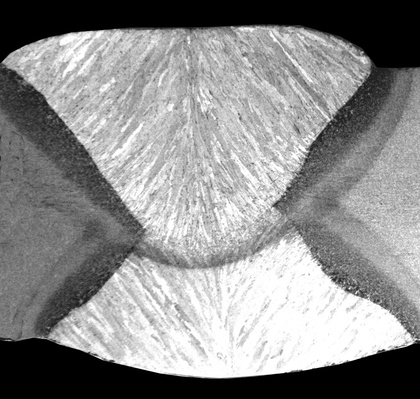
%> input picture 数字图像处理/exam/10-258Z1.jpg, 420 x 399 px, shrunk from 932 x 886 before the run
$ octave untitled.m   (GNU Octave 9; MATLAB toolbox functions it lacks are replaced by stand-ins)
%> lines starting %> are read from the running program, lines starting %| are printed output that depends on the picture
clear
close all;
ps=imread('10-258Z1.jpg');
%> ps is the input picture: size 399x420x3 uint8; min 0, max 255, mean 140.3
subplot(121),imshow(ps)
background=imopen(ps,strel('disk',4));
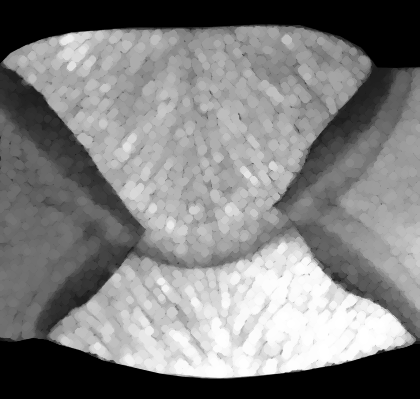
%> background: size 399x420x3 uint8; min 0, max 255, mean 126.6
% imshow(background);
subplot(122),surf(double(background(1:4:end,1:4:end))),zlim([0 256]);
set(gca,'Ydir','reverse');
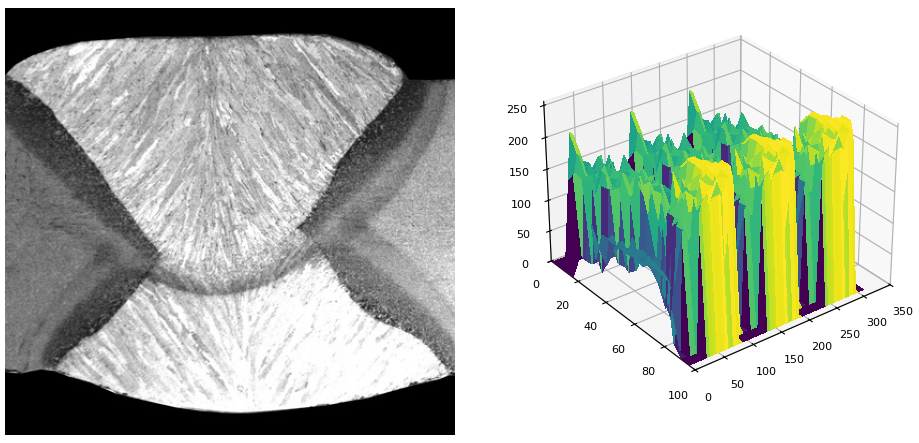
%> figure redrawn from the program's plot data, 2 panels
% ps2=imsubtract(ps,background);
% figure,imshow(ps2)
% axis([0 280 60 260])
% plot(ps(1:280,110));

clc,clear,close all
%> (the run ends here)

$ run again, with 数字图像处理/exam/10-258Z2.jpg copied over 数字图像处理/exam/10-258Z1.jpg
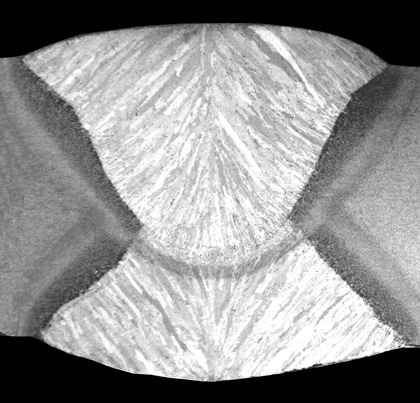
%> input picture 数字图像处理/exam/10-258Z2.jpg, 420 x 403 px, shrunk from 984 x 945 before the run
%> ps is the input picture: size 403x420x3 uint8; min 0, max 255, mean 147.3
%> `background=imopen(ps,strel('disk',4));`:
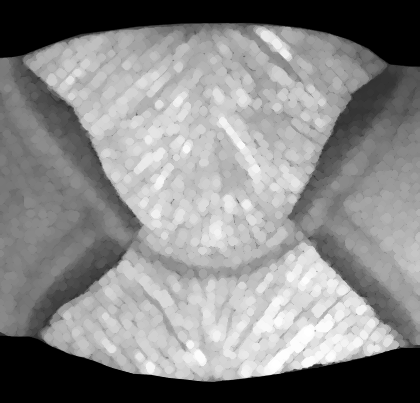
%> background: size 403x420x3 uint8; min 0, max 255, mean 134.8
%> `set(gca,'Ydir','reverse');`:
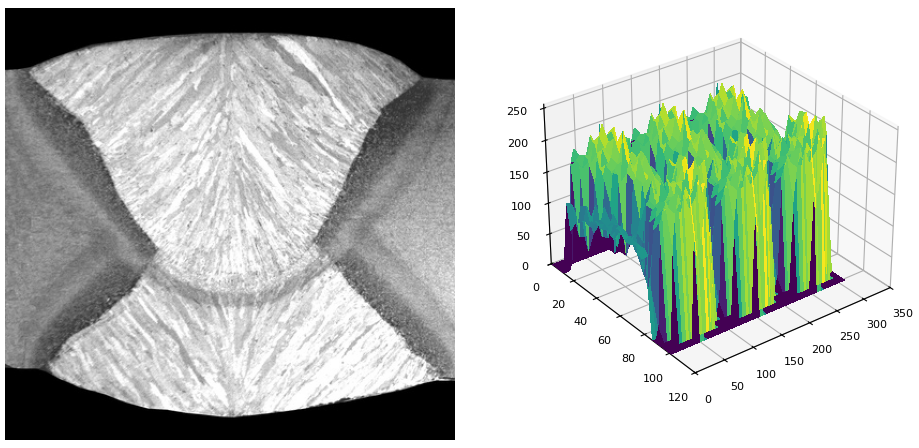
%> figure redrawn from the program's plot data, 2 panels

$ run again, with 数字图像处理/exam/10-807J.jpg copied over 数字图像处理/exam/10-258Z1.jpg
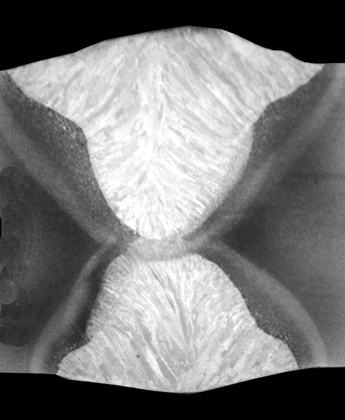
%> input picture 数字图像处理/exam/10-807J.jpg, 345 x 420 px, shrunk from 686 x 834 before the run
%> ps is the input picture: size 420x345 uint8; min 0, max 255, mean 120.6
%> `background=imopen(ps,strel('disk',4));`:
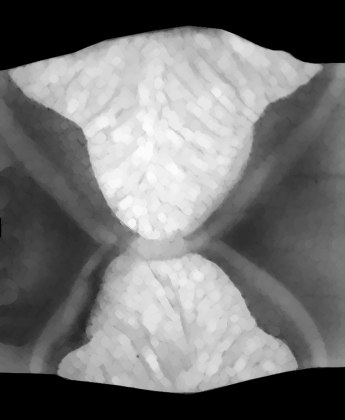
%> background: size 420x345 uint8; min 0, max 251, mean 115.3
%> `set(gca,'Ydir','reverse');`:
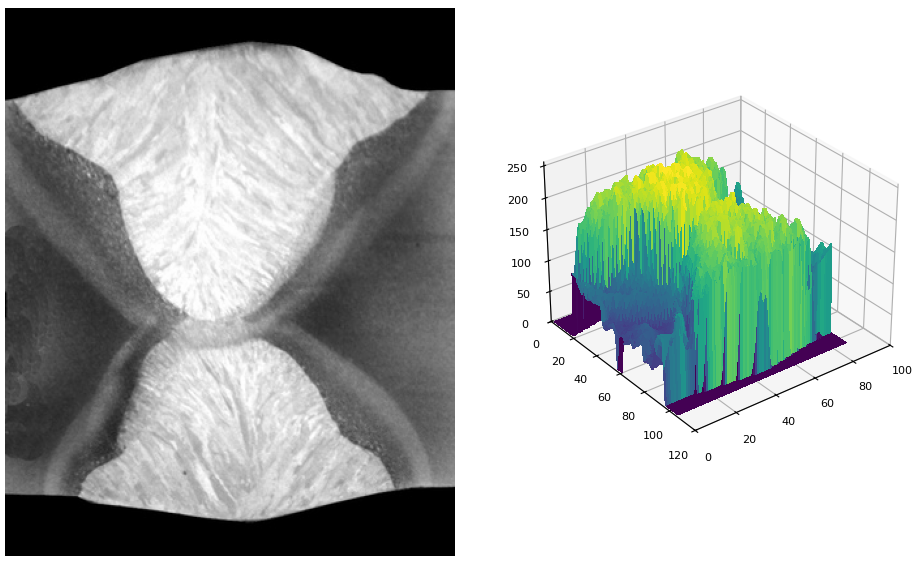
%> figure redrawn from the program's plot data, 2 panels
